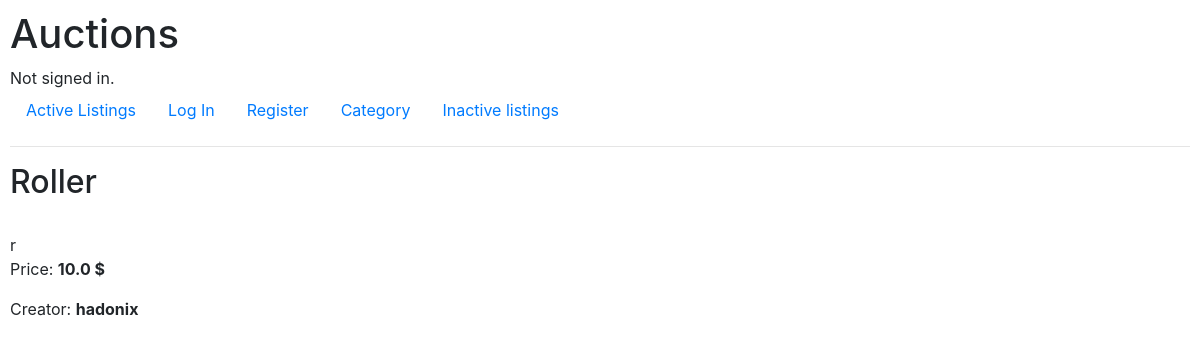
The page /listing/6 on the database as committed earlier.
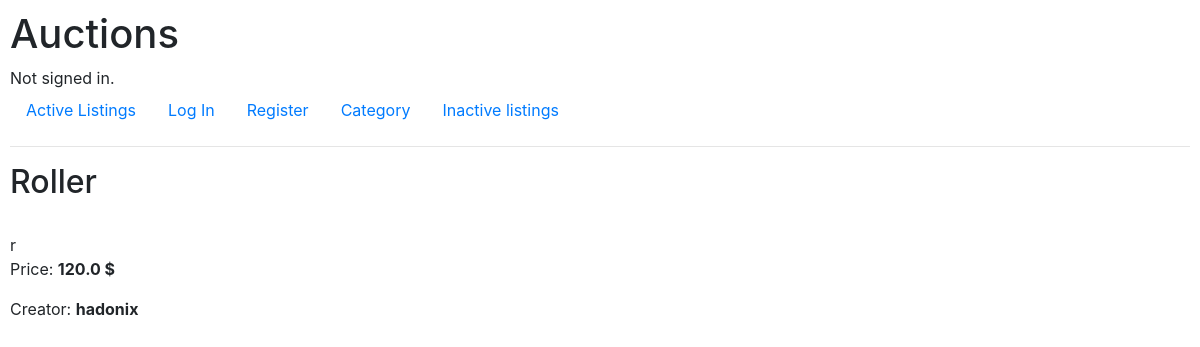
The same page on the database as committed later.
### auctions/models.py (models this page shows, shortened)
class Listing(models.Model):
    name = models.CharField(max_length=20)
    description = models.TextField(max_length=500)
    cost = models.FloatField()
    image_url = models.URLField(blank=True)
    category_names = models.ManyToManyField(Category, blank=True, related_name="category")
    creator = models.ForeignKey(User, on_delete=models.CASCADE, related_name="creator")
    winner = models.CharField(max_length=150, blank=True)

class User(AbstractUser):
    pass

### auctions/views.py (the view, shortened to what this page needs)
# urls.py: path("listing/<int:listing_id>", views.listing, name="listing"),
def listing(request, listing_id):
    listing = Listing.objects.all().get(id=listing_id)
    context = {"listing": listing}
    if request.method == "GET":
        context = {"listing": listing}
        if listing.creator == request.user:
            context["user_creator"] = "True"
        return render(request, "auctions/listing.html", context)

### templates/auctions/listing.html (shortened to what this page needs)
{% extends "auctions/layout.html" %}
{% block body %}
    <h2> {{ listing.name }}</h2>
    <div class="about_listing">
        <br>{{ listing.description }}
        <p>Price: <strong>{{ listing.cost }} $</strong></p>
        <p>Creator: <strong>{{ listing.creator }}</strong></p>
    </div>
{% endblock %}

### templates/auctions/layout.html (shortened to what this page needs)
{% load static %}
<!DOCTYPE html>
<html lang="en">
    <head>
        <link rel="stylesheet" href="https://stackpath.bootstrapcdn.com/bootstrap/4.4.1/css/bootstrap.min.css">
        <link href="{% static 'auctions/styles.css' %}" rel="stylesheet">
    </head>
    <body>
        <h1>Auctions</h1>
        <div>
            {% if user.is_authenticated %}
                Signed in as <strong>{{ user.username }}</strong>.
            {% else %}
                Not signed in.
            {% endif %}
        </div>
        <ul class="nav">
            <li class="nav-item">
                <a class="nav-link" href="{% url 'index' %}">Active Listings</a>
            </li>
            {% if user.is_authenticated %}
                <li class="nav-item">
                    <a class="nav-link" href="{% url 'logout' %}">Log Out</a>
                </li>
                <li class="nav-item">
                    <a class="nav-link" href="{% url 'watchlist' %}">Watchlist</a>
                </li>
                <li class="nav-item">
                    <a class="nav-link" href="{% url 'won' %}">Won listing</a>
                </li>
                <li class="nav-item">
                    <a class="nav-link" href="{% url 'create' %}">Create listing</a>
                </li>
                <li class="nav-item">
                    <a class="nav-link" href="{% url 'category' %}">Category</a>
                </li>
                <li class="nav-item">
                    <a class="nav-link" href="{% url 'inactive' %}">Inactive listings</a>
                </li>
            {% else %}
                <li class="nav-item">
                    <a class="nav-link" href="{% url 'login' %}">Log In</a>
                </li>
                <li class="nav-item">
                    <a class="nav-link" href="{% url 'register' %}">Register</a>
                </li>
                <li class="nav-item">
                    <a class="nav-link" href="{% url 'category' %}">Category</a>
                </li>
                <li class="nav-item">
                    <a class="nav-link" href="{% url 'inactive' %}">Inactive listings</a>
                </li>
            {% endif %}
        </ul>
        <hr>
        {% block body %}
        {% endblock %}
    </body>
</html>

### static/auctions/styles.css (style rules this page uses)
body { padding: 10px; }

Rows that differ between the two databases and show on the page:
changed Listing "Roller": cost "10.0" → "120.0"
